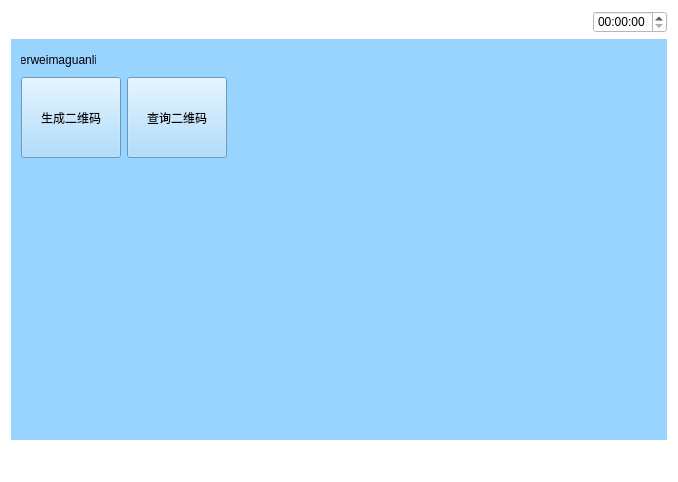
<?xml version="1.0" encoding="UTF-8"?>
<ui version="4.0">
 <class>Erweimaguanli</class>
 <widget class="QWidget" name="Erweimaguanli">
  <property name="geometry">
   <rect>
    <x>0</x>
    <y>0</y>
    <width>678</width>
    <height>482</height>
   </rect>
  </property>
  <property name="windowTitle">
   <string>Form</string>
  </property>
  <property name="styleSheet">
   <string notr="true">background-color: rgb(255, 255, 255);</string>
  </property>
  <layout class="QVBoxLayout" name="verticalLayout" stretch="1,5,1">
   <item>
    <layout class="QHBoxLayout" name="horizontalLayout_5">
     <item>
      <widget class="QPushButton" name="pushButton">
       <property name="text">
        <string/>
       </property>
       <property name="icon">
        <iconset resource="myimages.qrc">
         <normaloff>:/image/images/4g.png</normaloff>:/image/images/4g.png</iconset>
       </property>
       <property name="flat">
        <bool>true</bool>
       </property>
      </widget>
     </item>
     <item>
      <widget class="QPushButton" name="pushButton_2">
       <property name="text">
        <string/>
       </property>
       <property name="icon">
        <iconset resource="myimages.qrc">
         <normaloff>:/image/images/wireless.svg</normaloff>:/image/images/wireless.svg</iconset>
       </property>
       <property name="flat">
        <bool>true</bool>
       </property>
      </widget>
     </item>
     <item>
      <widget class="QPushButton" name="pushButton_3">
       <property name="text">
        <string/>
       </property>
       <property name="icon">
        <iconset resource="myimages.qrc">
         <normaloff>:/image/images/bl.svg</normaloff>:/image/images/bl.svg</iconset>
       </property>
       <property name="flat">
        <bool>true</bool>
       </property>
      </widget>
     </item>
     <item>
      <widget class="QPushButton" name="pushButton_4">
       <property name="text">
        <string/>
       </property>
       <property name="icon">
        <iconset resource="myimages.qrc">
         <normaloff>:/image/images/locate.svg</normaloff>:/image/images/locate.svg</iconset>
       </property>
       <property name="flat">
        <bool>true</bool>
       </property>
      </widget>
     </item>
     <item>
      <spacer name="horizontalSpacer_4">
       <property name="orientation">
        <enum>Qt::Horizontal</enum>
       </property>
       <property name="sizeHint" stdset="0">
        <size>
         <width>40</width>
         <height>20</height>
        </size>
       </property>
      </spacer>
     </item>
     <item>
      <widget class="QTimeEdit" name="timeEdit_2"/>
     </item>
    </layout>
   </item>
   <item>
    <widget class="QWidget" name="widget" native="true">
     <property name="sizePolicy">
      <sizepolicy hsizetype="Preferred" vsizetype="Preferred">
       <horstretch>0</horstretch>
       <verstretch>0</verstretch>
      </sizepolicy>
     </property>
     <property name="contextMenuPolicy">
      <enum>Qt::DefaultContextMenu</enum>
     </property>
     <property name="styleSheet">
      <string notr="true">background-color: rgb(153, 211, 255);</string>
     </property>
     <widget class="QLabel" name="label_2">
      <property name="geometry">
       <rect>
        <x>10</x>
        <y>10</y>
        <width>75</width>
        <height>22</height>
       </rect>
      </property>
      <property name="sizePolicy">
       <sizepolicy hsizetype="Minimum" vsizetype="Minimum">
        <horstretch>0</horstretch>
        <verstretch>0</verstretch>
       </sizepolicy>
      </property>
      <property name="text">
       <string>erweimaguanli</string>
      </property>
      <property name="alignment">
       <set>Qt::AlignCenter</set>
      </property>
     </widget>
     <widget class="QPushButton" name="generateQRcode">
      <property name="geometry">
       <rect>
        <x>10</x>
        <y>38</y>
        <width>100</width>
        <height>81</height>
       </rect>
      </property>
      <property name="text">
       <string>生成二维码</string>
      </property>
     </widget>
     <widget class="QPushButton" name="findQRcode">
      <property name="geometry">
       <rect>
        <x>116</x>
        <y>38</y>
        <width>100</width>
        <height>81</height>
       </rect>
      </property>
      <property name="text">
       <string>查询二维码</string>
      </property>
     </widget>
    </widget>
   </item>
   <item>
    <layout class="QHBoxLayout" name="horizontalLayout_4">
     <item>
      <widget class="QPushButton" name="returnIndex">
       <property name="font">
        <font>
         <family>AR PL UMing TW MBE</family>
        </font>
       </property>
       <property name="styleSheet">
        <string notr="true">border-image: url(:/image/images/index.svg);</string>
       </property>
       <property name="text">
        <string/>
       </property>
       <property name="icon">
        <iconset resource="myimages.qrc">
         <normaloff>:/image/images/index.svg</normaloff>:/image/images/index.svg</iconset>
       </property>
       <property name="iconSize">
        <size>
         <width>40</width>
         <height>40</height>
        </size>
       </property>
       <property name="flat">
        <bool>true</bool>
       </property>
      </widget>
     </item>
     <item>
      <spacer name="horizontalSpacer_7">
       <property name="orientation">
        <enum>Qt::Horizontal</enum>
       </property>
       <property name="sizeHint" stdset="0">
        <size>
         <width>40</width>
         <height>20</height>
        </size>
       </property>
      </spacer>
     </item>
     <item>
      <widget class="QPushButton" name="returnPage_2">
       <property name="text">
        <string/>
       </property>
       <property name="icon">
        <iconset resource="myimages.qrc">
         <normaloff>:/image/images/shangyiye.svg</normaloff>:/image/images/shangyiye.svg</iconset>
       </property>
       <property name="iconSize">
        <size>
         <width>40</width>
         <height>40</height>
        </size>
       </property>
       <property name="flat">
        <bool>true</bool>
       </property>
      </widget>
     </item>
    </layout>
   </item>
  </layout>
 </widget>
 <resources>
  <include location="myimages.qrc"/>
 </resources>
 <connections/>
</ui>
